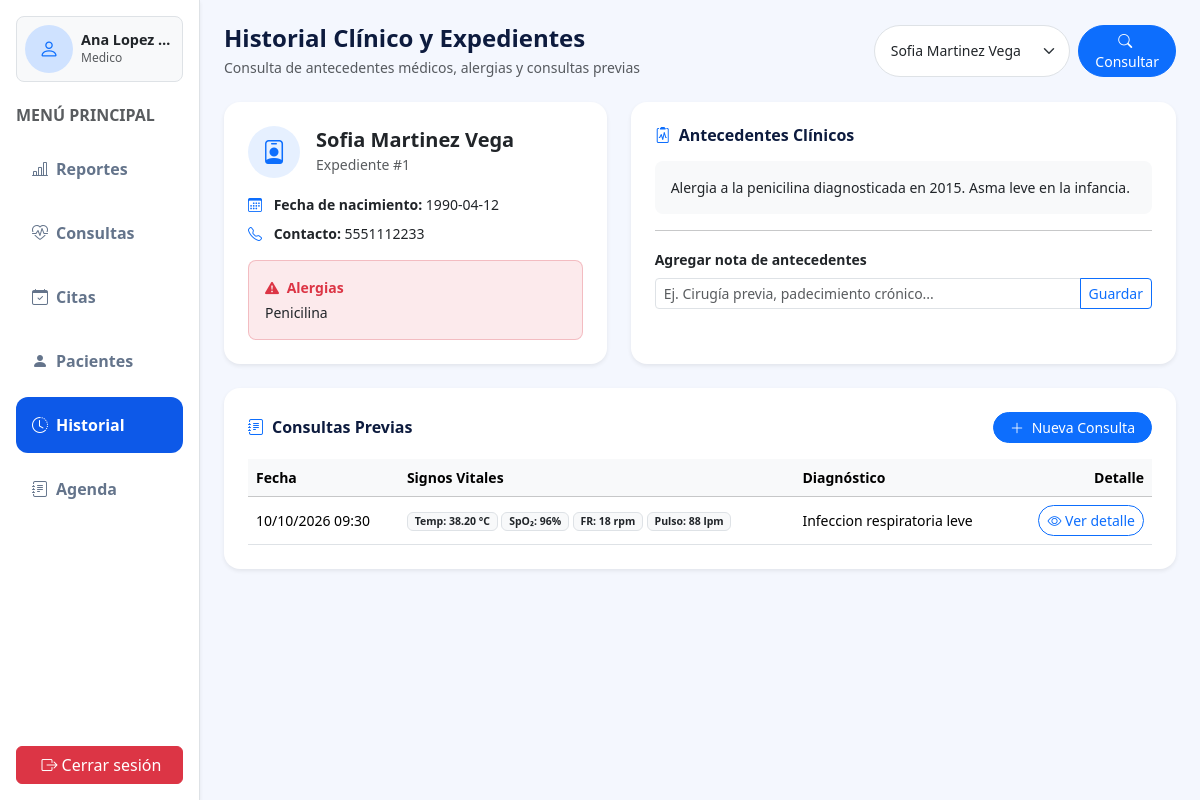
/Sistema_De_Gestion_CExp/views/historial.php (signed in), run on the app's committed database.
### tables this page shows
CREATE TABLE IF NOT EXISTS paciente(
	id_paciente INT AUTO_INCREMENT PRIMARY KEY,
    id_medico INT NOT NULL,
	nombre VARCHAR(20) NOT NULL,
	apellido_paterno VARCHAR(20) NOT NULL,
	apellido_materno VARCHAR(20),
	fecha_nacimiento DATE NOT NULL,
	alergia TEXT,
	contacto VARCHAR(100),
    CONSTRAINT fk_medico_paciente FOREIGN KEY (id_medico) REFERENCES medico(id_medico) ON DELETE RESTRICT
);

CREATE TABLE IF NOT EXISTS antecedentes(
	id_antecedente INT AUTO_INCREMENT PRIMARY KEY,
	id_paciente int NOT NULL,
	notas TEXT NOT NULL,
	CONSTRAINT fk_paciente_antecedente FOREIGN KEY (id_paciente) REFERENCES paciente(id_paciente) ON DELETE RESTRICT
);

CREATE TABLE IF NOT EXISTS consulta(
	id_consulta INT AUTO_INCREMENT PRIMARY KEY,
	id_paciente int NOT NULL,
	id_receta int NOT NULL,
    id_cita int NULL,
    fecha DATETIME DEFAULT CURRENT_TIMESTAMP,
	temperatura decimal(4,2) NOT NULL,
	saturacion_oxigeno int NOT NULL,
	frecuencia_respiratoria int NOT NULL,
	pulso_cardiaco int NOT NULL,
	CONSTRAINT fk_paciente_consulta FOREIGN KEY (id_paciente) REFERENCES paciente(id_paciente) ON DELETE RESTRICT,
	CONSTRAINT fk_receta_consulta FOREIGN KEY (id_receta) REFERENCES receta(id_receta) ON DELETE RESTRICT,
    CONSTRAINT fk_cita_consulta FOREIGN KEY (id_cita) REFERENCES cita(id_cita) ON DELETE SET NULL
);

CREATE TABLE IF NOT EXISTS receta(
	id_receta INT AUTO_INCREMENT PRIMARY KEY,
	diagnostico text,
	fecha DATETIME DEFAULT CURRENT_TIMESTAMP
);

### Sistema_De_Gestion_CExp/views/historial.php (the view, shortened to what the rows shown need)
<?php
require_once '../controllers/consultaController.php';
if (empty($vista)) {
    require __DIR__ . '/../templatesReutilizables/template.base.php';
    return;
}
$datos_historial          = obtenerDatosHistorial($_GET['id_paciente'] ?? 0);
$paciente_actual          = $datos_historial['paciente_actual'] ?? null;
$antecedentes_paciente    = $datos_historial['antecedentes_paciente'] ?? [];
$historial_consultas      = $datos_historial['historial_consultas'] ?? [];
?>
<?php if ($paciente_actual): ?>
    <section class="row g-4 mb-4">
        <div class="col-5">
            <article class="bg-white p-4 rounded-4 shadow-sm h-100">
                <header class="d-flex align-items-center gap-3 mb-3">
                    <span class="rounded-circle d-flex align-items-center justify-content-center bg-primary bg-opacity-10 text-primary flex-shrink-0" style="width: 52px; height: 52px;">
                        <i class="bi bi-person-badge fs-4"></i>
                    </span>
                    <div>
                        <h5 class="fw-bold mb-0 text-dark">
                            <?= htmlspecialchars(trim($paciente_actual['nombre'] . ' ' . $paciente_actual['apellido_paterno'] . ' ' . $paciente_actual['apellido_materno'])) ?>
                        </h5>
                        <small class="text-muted">Expediente #<?= (int)$paciente_actual['id_paciente'] ?></small>
                    </div>
                </header>
                <ul class="list-unstyled small mb-3">
                    <li class="mb-2">
                        <i class="bi bi-calendar3 text-primary me-2"></i>
                        <strong>Fecha de nacimiento:</strong> <?= htmlspecialchars($paciente_actual['fecha_nacimiento']) ?>
                    </li>
                    <li class="mb-2">
                        <i class="bi bi-telephone text-primary me-2"></i>
                        <strong>Contacto:</strong> <?= htmlspecialchars($paciente_actual['contacto']) ?>
                    </li>
                </ul>
                <aside class="p-3 rounded-3 bg-danger bg-opacity-10 border border-danger border-opacity-25">
                    <strong class="d-block small fw-semibold text-danger mb-1">
                        <i class="bi bi-exclamation-triangle-fill me-1"></i> Alergias
                    </strong>
                    <p class="small text-dark mb-0">
                        <?= htmlspecialchars(!empty($paciente_actual['alergia']) ? $paciente_actual['alergia'] : 'Ninguna registrada') ?>
                    </p>
                </aside>
            </article>
        </div>
        <div class="col-7">
            <section class="bg-white p-4 rounded-4 shadow-sm h-100">
                <header class="d-flex justify-content-between align-items-center mb-3">
                    <h6 class="fw-bold mb-0" style="color: #0d1b3e;">
                        <i class="bi bi-clipboard2-pulse text-primary me-2"></i>Antecedentes Clínicos
                    </h6>
                </header>
                <?php if (empty($antecedentes_paciente)): ?>
                    <p class="text-muted small mb-0">No hay notas de antecedentes registradas para este paciente.</p>
                <?php else: ?>
                    <?php foreach ($antecedentes_paciente as $ant): ?>
                        <article class="p-3 rounded-3 bg-light mb-2 small">
                            <?= nl2br(htmlspecialchars($ant['notas'])) ?>
                        </article>
                    <?php endforeach; ?>
                <?php endif; ?>
                <hr class="my-3">
                <form action="../controllers/pacienteController.php" method="POST">
                    <label for="notas" class="form-label small fw-semibold">Agregar nota de antecedentes</label>
                    <div class="input-group">
                        <input type="text" id="notas" name="notas" class="form-control form-control-sm" placeholder="Ej. Cirugía previa, padecimiento crónico..." required>
                        <button type="submit" class="btn btn-outline-primary btn-sm">Guardar</button>
                    </div>
                </form>
            </section>
        </div>
    </section>
    <section class="bg-white p-4 rounded-4 shadow-sm">
        <header class="d-flex justify-content-between align-items-center mb-3">
            <h6 class="fw-bold mb-0" style="color: #0d1b3e;">
                <i class="bi bi-journal-text text-primary me-2"></i>Consultas Previas
            </h6>
            <a href="consultas.php?id_paciente=<?= (int)$paciente_actual['id_paciente'] ?>" class="btn btn-primary btn-sm rounded-pill px-3">
                <i class="bi bi-plus-lg me-1"></i> Nueva Consulta
            </a>
        </header>
        <div class="table-responsive">
            <table class="table table-hover align-middle mb-0">
                <thead class="table-light small">
                    <tr>
                        <th>Fecha</th>
                        <th>Signos Vitales</th>
                        <th>Diagnóstico</th>
                        <th class="text-end">Detalle</th>
                    </tr>
                </thead>
                <tbody>
                    <?php if (empty($historial_consultas)): ?>
                        <tr>
                            <td colspan="4" class="text-center text-muted py-4">Este paciente aún no tiene consultas registradas.</td>
                        </tr>
                    <?php else: ?>
                        <?php foreach ($historial_consultas as $cons): ?>
                            <tr>
                                <td class="small text-nowrap"><time><?= htmlspecialchars(date('d/m/Y H:i', strtotime($cons['fecha']))) ?></time></td>
                                <td class="small">
                                    <span class="badge bg-light text-dark border">Temp: <?= htmlspecialchars($cons['temperatura']) ?> °C</span>
                                    <span class="badge bg-light text-dark border">SpO₂: <?= (int)$cons['saturacion_oxigeno'] ?>%</span>
                                    <span class="badge bg-light text-dark border">FR: <?= (int)$cons['frecuencia_respiratoria'] ?> rpm</span>
                                    <span class="badge bg-light text-dark border">Pulso: <?= (int)$cons['pulso_cardiaco'] ?> lpm</span>
                                </td>
                                <td class="small"><?= htmlspecialchars($cons['diagnostico']) ?></td>
                                <td class="text-end">
                                    <button type="button" class="btn btn-sm btn-outline-primary rounded-pill" data-bs-toggle="modal" data-bs-target="#modalHistorial<?= (int)$cons['id_consulta'] ?>">
                                        <i class="bi bi-eye"></i> Ver detalle
                                    </button>
                                </td>
                            </tr>
                        <?php endforeach; ?>
                    <?php endif; ?>
                </tbody>
            </table>
        </div>
    </section>
<?php else: ?>
    <div class="alert alert-info rounded-4">No hay pacientes registrados para consultar su historial.</div>
<?php endif; ?>

### data on the page
paciente: id_paciente "1", id_paciente+fecha_nacimiento "1990-04-12"
antecedentes: notas "Alergia a la penicilina diagnosticada en 2015. Asma leve en la infancia."
consulta: fecha "10/10/2026 09:30", temperatura "38.20", saturacion_oxigeno "96", frecuencia_respiratoria "18", pulso_cardiaco "88", id_receta.diagnostico "Infeccion respiratoria leve"

### other printed values
$nombre_usuario_sesion "Ana Lopez…"
$rol_usuario_sesion "Medico"
$paciente_actual['contacto'] "5551112233"
form field id_paciente "Sofia Martinez Vega"
